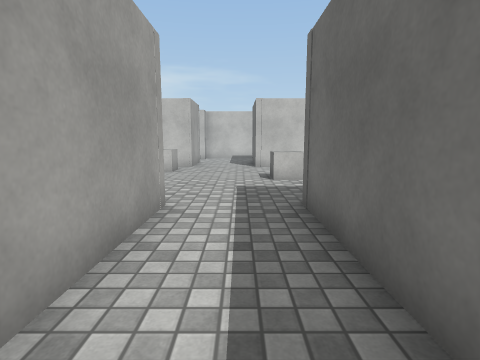
View 1 (above)

16 first-person views from a walk through a 3-D level made in the Unity game engine. The camera is 1.2 m above the floor, tilts 8° down and sees 80° across. The floor is counted in squares, 1 m on a side. Each view is taken from the middle of a square. On the plan, view 1 faces up. The plan holds only what a view shows up to about 13 squares ahead; the rest is blank. The place goes on beyond the plan. The player is left out. Surface patterns are stand-ins for the level's own textures.

View 2
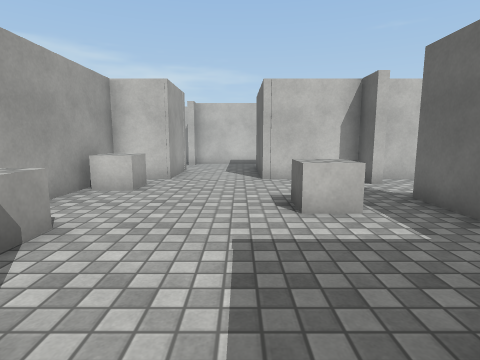

View 3
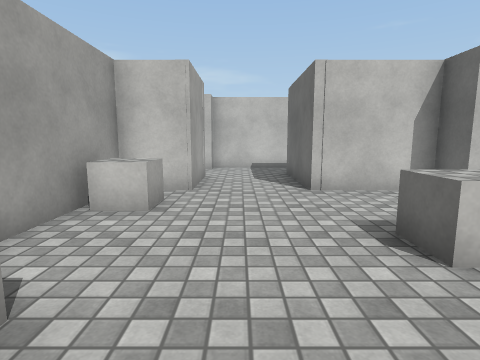

View 4
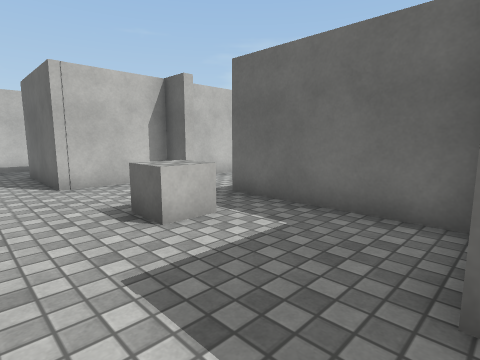

View 5
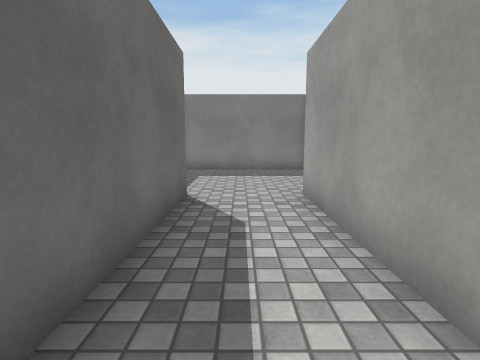

View 6
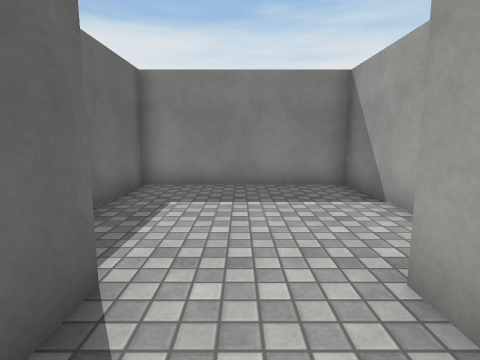

View 7
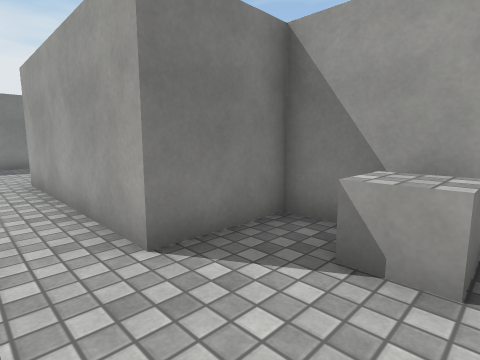

View 8
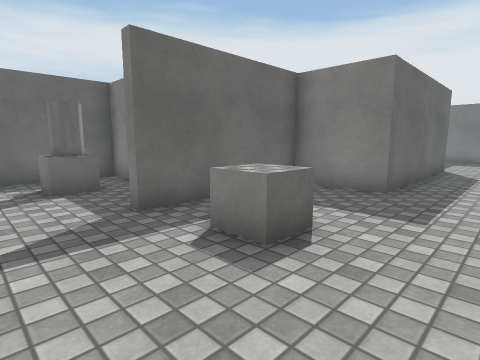

View 9
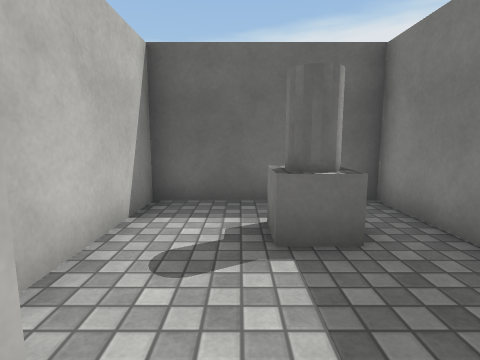

View 10
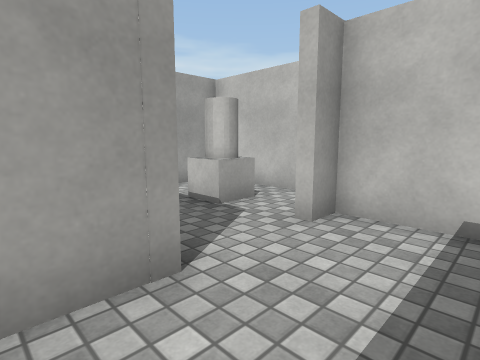

View 11
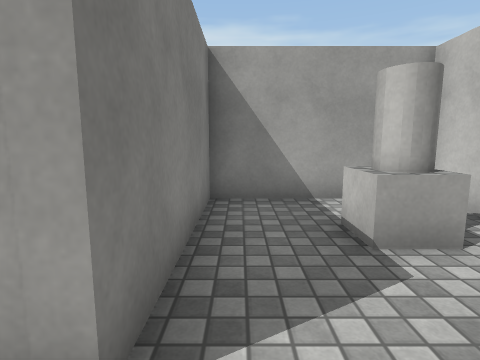

View 12
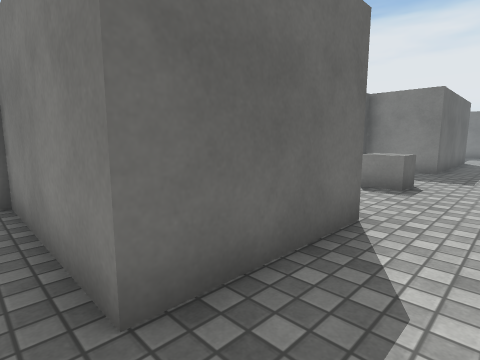

View 13
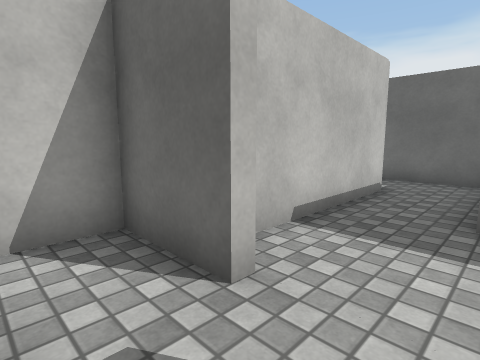

View 14
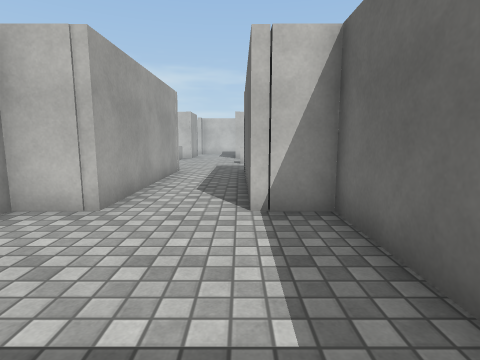

View 15
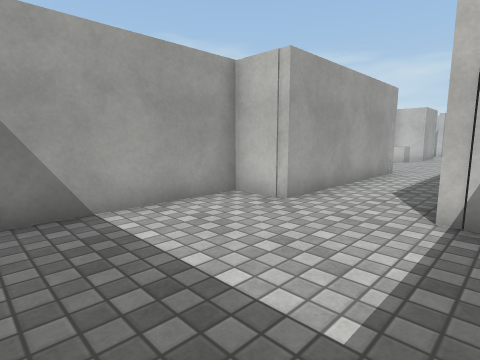

View 16
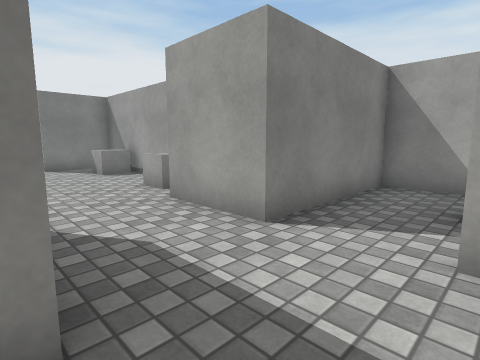

### Floor plan
Points are (right, up) in squares from view 1. A wall is a line through its corners. A room is listed if a view was taken in it or the views show most of it. See-through windows are left out.
Room 1 (views 1, 2, 3, 4, 5, 6, 7, 8, 9, 10, 11, 12, 16)
walls: (3.6, 11.7) (3.6, 12.7) (0.7, 12.7) (0.7, 16.4) (5.3, 16.4) (5.3, 19.1); (-2.1, 15.4) (-2.1, 12.7) (-3.8, 12.7) (-3.8, 5.2) (-1.4, 5.2) (-1.4, -1.3) (-2.9, -1.3) (-2.9, -2.5); (3.4, 18.4) (-2.1, 18.4) (-2.1, 17.6); (1.2, -1.3) (1.2, 5.2) (3.6, 5.2) (3.6, 9.9); (1.5, -1.4) (1.5, -0.9)
ways out: opening at (-2, 16.5) to room 2; opening at (-1, -1.7) to room 3; opening at (4, 10.5) to room 4; opening at (4, 19)
objects: other object (-3, 7) to (-3, 8); other object (-3, 11) to (-3, 12); other object (1, 9) to (2, 9)
Room 2 (view 13)
walls: (-2.4, 17.6) (-2.4, 19.8) (-6.6, 19.8); (-6.8, 19.4) (-6.8, 15.4) (-2.1, 15.4)
ways out: opening at (-2, 16.5) to room 1
objects: other object (-5, 18) to (-4, 18)
Room 3 (views 14, 15)
walls: (-2.9, -2.5) (-2.9, -6.6) (2.6, -6.6) (2.6, -1.3) (1.2, -1.3)
ways out: opening at (-1, -1.7) to room 1
Room 4 (no view inside)
walls: (4, 11.7) (3.6, 11.7); (3.6, 9.9) (4, 9.9); (6.1, 8.3) (8.6, 8.3) (8.6, 12.7) (4.4, 12.7)
ways out: opening at (4, 10.5) to room 1
objects: other object (6, 10) to (7, 10)

Positions as (right, up) in squares from view 1, and headings:
1: (0, 0), facing up
2: (0, 4), facing up
3: (-1, 6), facing up
4: (-1, 5), facing up-right
5: (0, 5), facing down
6: (0, 1), facing down
7: (0, 8), facing down-left
8: (-1, 12), facing down-right
9: (3, 11), facing right
10: (0, 14), facing up-left
11: (-1, 16), facing left
12: (-1, 17), facing down-right
13: (-4, 16), facing up-right
14: (1, -6), facing up
15: (2, -6), facing up-left
16: (1, 18), facing down-left
